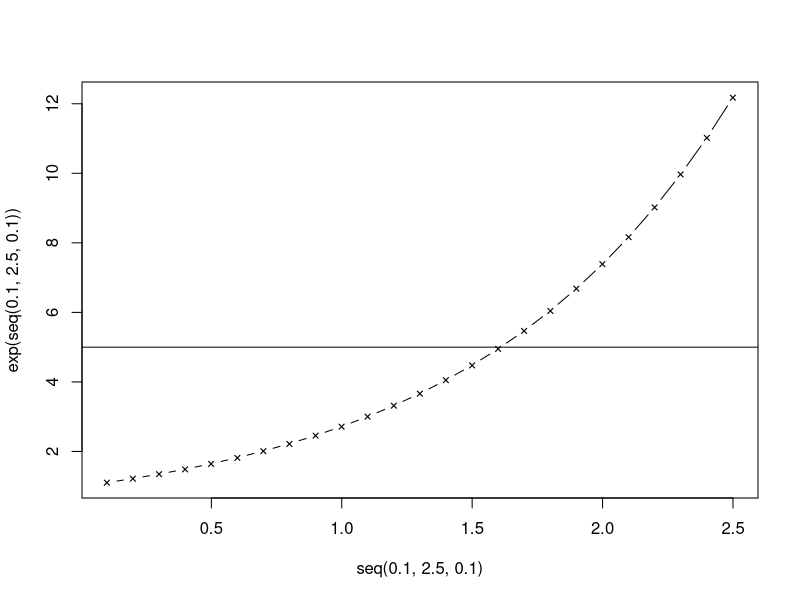
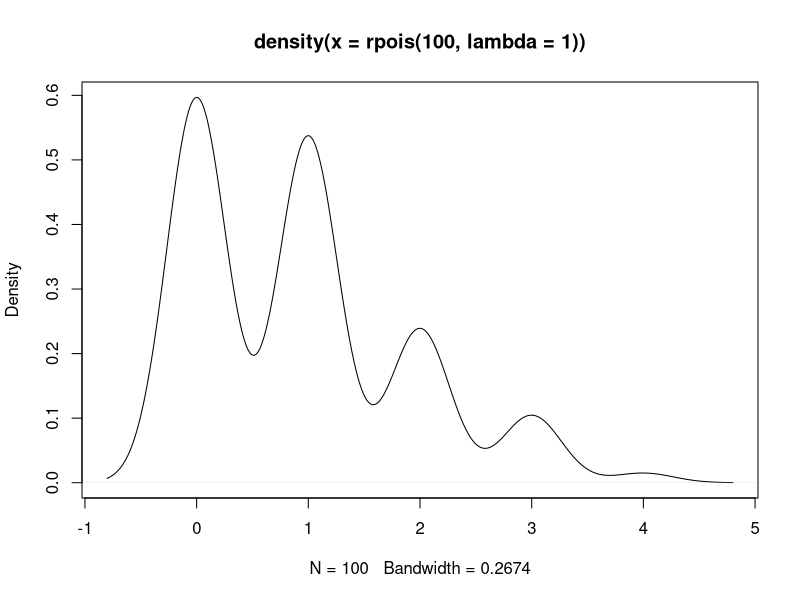
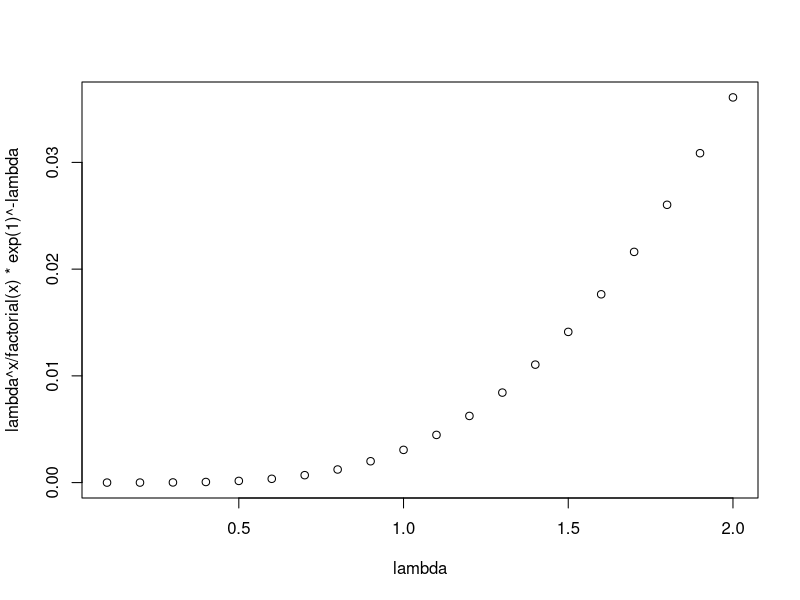
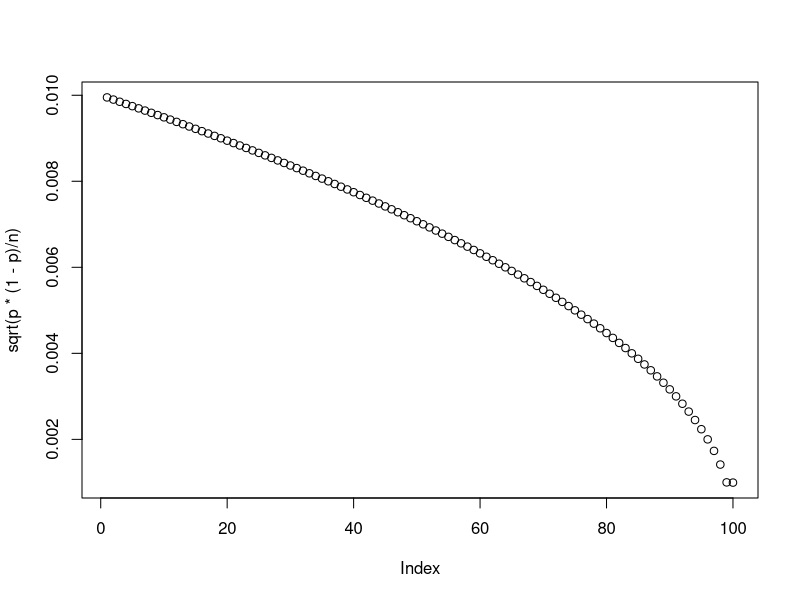
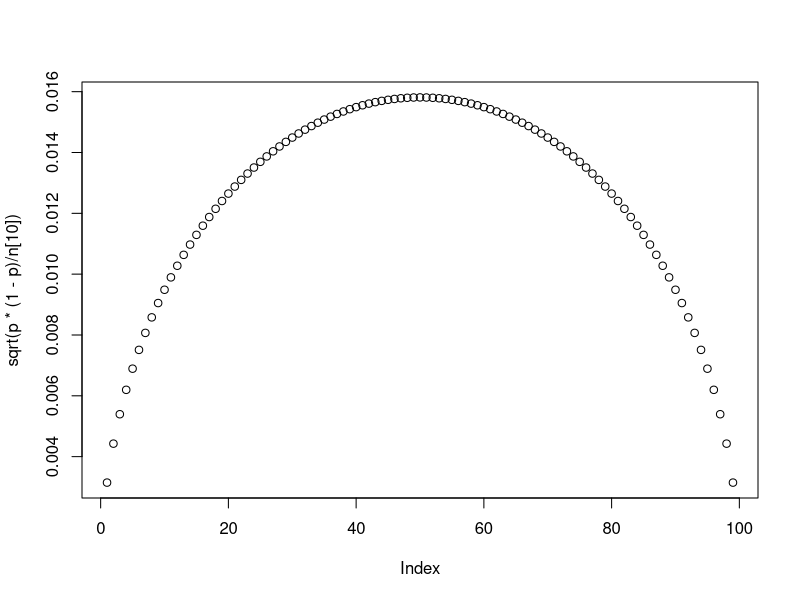
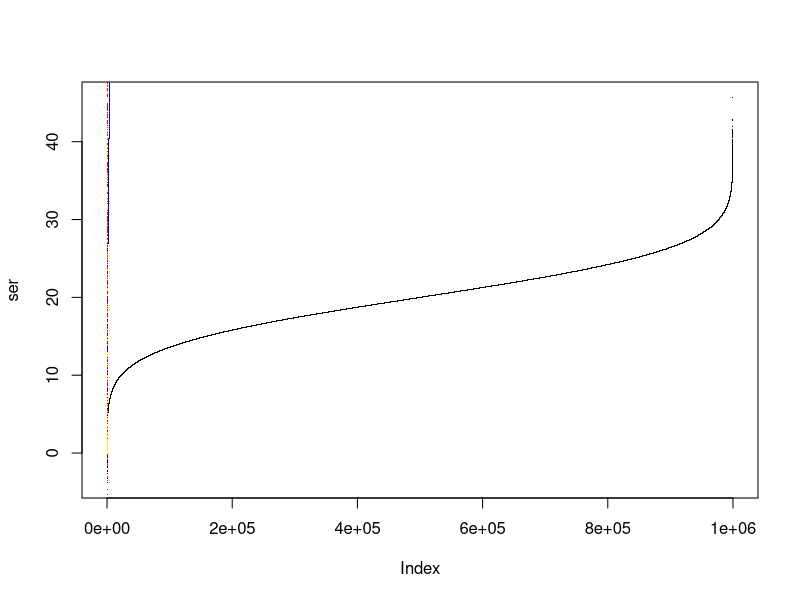
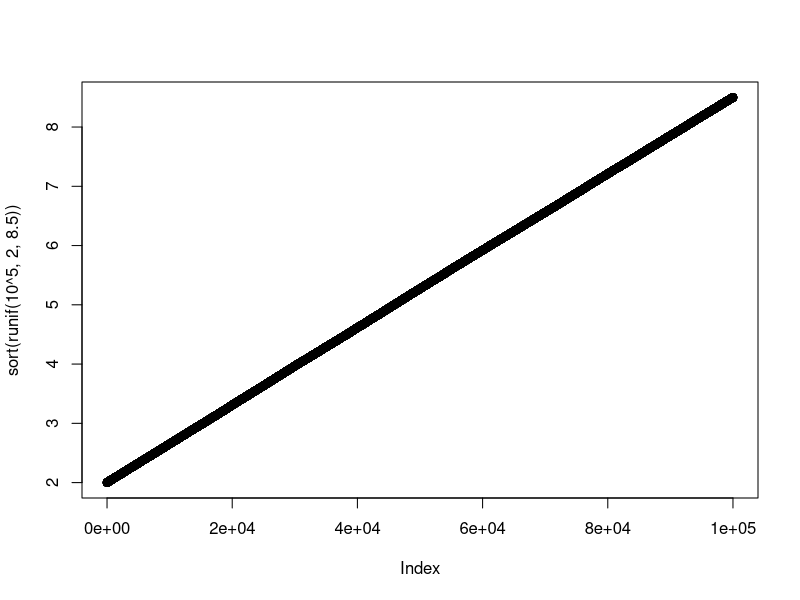

These charts were generated, in order, by the following R code: (Note: this script raises an error after producing the figures.)
plot(seq(0.1,2.5,0.1), exp(seq(0.1,2.5,0.1)), type="b", pch="×"); abline(h=5)
log(5) #exp(1)^1.6

5^(1/exp(1))





plot(density(
  rpois(100, lambda = 1)
))
rpois(100, lambda = 1)

lambda <- seq(0.1,2,0.1)
x <- 5

#Poission
#chance that x equals to 5 at different lambdas
#lambda describes the poisson distr
plot(lambda,
lambda^x / factorial(x) * exp(1)^-lambda
)

#confint for poisson! confint
lambda <- 14 ; n <- 1000
x <- rpois(n, lambda = lambda)
exp(confint(glm(x ~ 1, family=poisson)))
mean(x)
#formula?
exp(log(lambda-sqrt(1/(n*lambda))))
exp(log(lambda+sqrt(1/(n*lambda))))
#simplified formula - close to the confint function
lambda - 1.96*sqrt(lambda/n) ; lambda + 1.96*sqrt(lambda/n)



#Bernoulli
p <- 0.4
p <- seq(0.01,0.99,0.01)
n <- seq(100,10000,100)
#error margin of a bernoulli
plot(sqrt(p*(1-p)/n))
plot(sqrt(p*(1-p)/n[10]))



N<-10000 ; p<-0.7
for (i in c(1:10)) {
  print(sd(rbinom(N,1,p))^2)
}

(1-p)*p


sd(0:2)
mad(c(1:9))


ser <- sort(rnorm(10^6,20,5))
plot(ser, pch=".")
points(ser^2, pch=".", col="blue")
points(ser^3, pch=".", col="red")
points(ser^4, pch=".", col="yellow")
mean(ser)
mean(ser^2)
mean(ser^3)
mean(ser^4)



sum(ser^2) / sum(ser) 
sum(ser)   / 10^6
sum(ser^2) / 10^6
sum(ser^3) / 10^6
sum(ser^4) / 10^6

sd(ser)
sd(ser^2)
sd(ser^3)
sd(ser^4)

ser <- c(2,9,16)
mean(ser) ; sd(ser)
mean(ser^2)

N<-10^6 ; mu <- 20 ; sigma <- 5
ser <- sort(rnorm(N,mu,sigma))
mean(ser)

#https://en.wikipedia.org/wiki/Normal_distribution #Hermite polynomials 1-8 orders
mean(ser^2)
mu^2 + sigma^2



mean(ser^3)
mu^3 + 3*mu*sigma^2

mean(ser^4)
mu^4 + 6*mu^2*sigma^2 + 3*sigma^4



N<-10^6 ; mu <- 0 ; sigma <- 3
ser <- sort(rnorm(N,mu,sigma))
mean(ser)
mean(ser^2)
sd(ser)
sd(ser^2)
var(ser^2)
2^5
3^5

sd(ser^3)
sd(ser^4)



N1 <- rnorm(10^5,0,1)
N2 <- rnorm(10^5,0,1)

var(N1+N2)
var(N1*N2)
cov(N1,N1+N2)
cov(N1,N1*N2)


var(N1) + var(N2)
var(N1+N2)

min(N1) ; max(N1)


mu <- (2 + 8.5)/2
sigma <- 1
ser <- rnorm(10^7, mu, sigma)


length(ser[ser>4]) / 10^7
ser[log(ser)<=1] / 10^7

res <- log(ser)<=1
res[is.nan(res)]
sum(res,na.rm = T) / length(ser)
sum(log(ser)<=1, na.rm = T)


plot(sort(runif(10^5, 2, 8.5)))

var(runif(10^8, 2, 8.5))

ser <- runif(4*10^8, 2, 8.5)
sum(ser>4)/10^8
sum(log(ser)<=1)/10^8
var(ser)




U1 <- runif(10^7, 0, 1)
U2 <- runif(10^7, 0, 1)
mean(abs(U1-U2))

sum(U1==U2)
sum(U1<=U2)

U1 <- runif(10^5, 0, 1)
U2 <- runif(10^5, 0, 1)
plot(density(U1))
plot(density(U1+U2), ylim=c(0,2))
Umax <- ifelse(U1>U2,U1,U2)
points(density(Umax))

base <- 226
yoygrowth <- 1.15
years <- c(0:11)
plot(c(base*yoygrowth^years), type="b", col="blue", ylim=c(0,1200))
1*yoygrowth^years #duplicates every fifth year

#https://www.statista.com/statistics/203428/total-enterprise-software-revenue-forecast/
points(c(226,245,269,285,297,310,310,326,369,419,456,503), type="b", col="red")
#duplicated in 10 years; 60% growth in last 5 years
1.15^5; 1.6^-5; 1.099^5; 1.1^5



